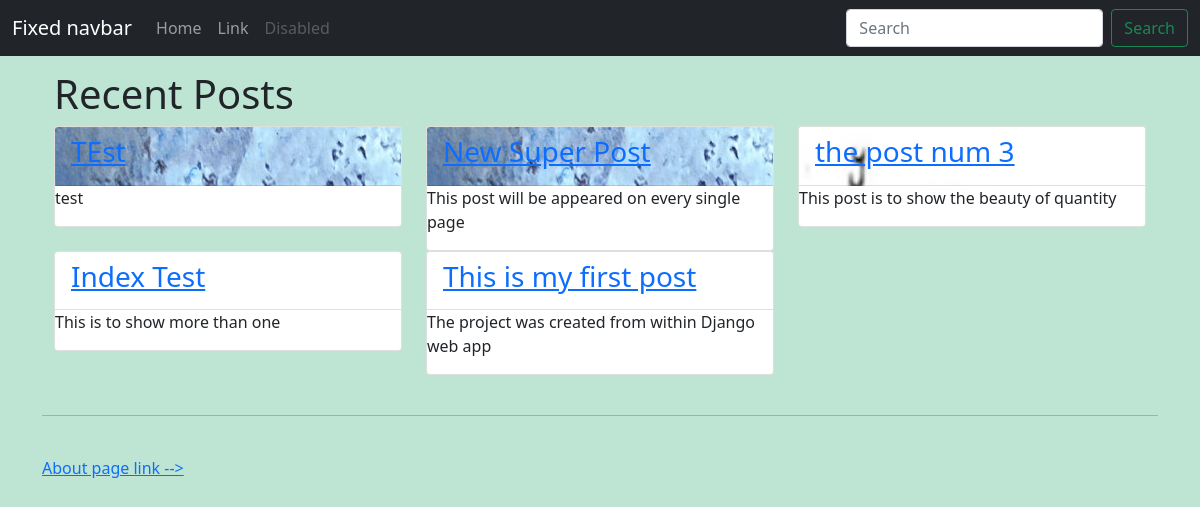
The page / on the database its author committed.
### blog/models.py (models this page shows, shortened)
class Post(models.Model):
    title = models.CharField(max_length=225)
    slug = models.SlugField(max_length=225, unique=True)
    summary = models.CharField(max_length=300)
    content = models.TextField()
    published = models.BooleanField(default=True)
    created = models.DateTimeField(auto_now_add=True)
    image = models.ImageField(upload_to='./media/img', default='./media/placeholder.png')
    class Meta:
        ordering = ['-created']

### blog/views.py (the view)
# urls.py: url(r'^$', blog_views.index),
def index(request):
    posts = Post.objects.all()
    return render(request, 'index.html', {"posts": posts})

### blog/templates/index.html
{% extends 'base.html' %}
{% block content %}
<div class="container">
    <div class="row">
        <div class="col-md-12">
            <h1 class="thin center">Recent Posts</h1>
        </div>
       {% for post in posts %}
          <div class="col-md-4">
              <div class="card">
                  <div class="card-header" style="background: url({{ post.image.url }})">
                     <h3 class="post-title"><a href="post/{{ post.slug }}">{{ post.title }}</a></h3>
                  </div>
                  <p>{{ post.summary}}</p>
              </div>
          </div>
      {% endfor %}
  </div>
</div>
<br />
<hr>
<br />
<a href="about/">About page link --></a>
{% endblock %}

### blog/templates/base.html (shortened to what this page needs)
<!DOCTYPE html>
<html lang="en">
<head>
    {% load static %}
    <link rel="stylesheet" type="text/css" href="{% static 'css/style.css' %}" />
    <link href="https://cdn.jsdelivr.net/npm/bootstrap@5.0.0-beta1/dist/css/bootstrap.min.css" rel="stylesheet">
</head>
<body class="d-flex flex-column h-100">
  <header>
  <nav class="navbar navbar-expand-md navbar-dark fixed-top bg-dark">
    <div class="container-fluid">
      <a class="navbar-brand" href="#">Fixed navbar</a>
      <div class="collapse navbar-collapse" id="navbarCollapse">
        <ul class="navbar-nav me-auto mb-2 mb-md-0">
          <li class="nav-item active">
            <a class="nav-link" aria-current="page" href="#">Home</a>
          </li>
          <li class="nav-item">
            <a class="nav-link" href="#">Link</a>
          </li>
          <li class="nav-item">
            <a class="nav-link disabled" href="#" tabindex="-1" aria-disabled="true">Disabled</a>
          </li>
        </ul>
        <form class="d-flex">
          <input class="form-control me-2" type="search" placeholder="Search" aria-label="Search">
          <button class="btn btn-outline-success" type="submit">Search</button>
        </form>
      </div>
    </div>
  </nav>
</header>
  <main class="flex-shrink-0">
    <div id="content" class="container">
        {% block content %}{% endblock %}
    </div>
  </main>
</body>
</html>

### blog/static/css/style.css (style rules this page uses)
body { background: #bee5d3 !important; }
.container { margin-top: 70px; }

### rows shown on the page
Post: image (picture), title "TEst", summary "test"
Post: image (picture), title "New Super Post", summary "This post will be appeared on every single page"
Post: image (picture), title "the post num 3", summary "This post is to show the beauty of quantity"
Post: title "Index Test", summary "This is to show more than one"
Post: title "This is my first post", summary "The project was created from within Django web app"
